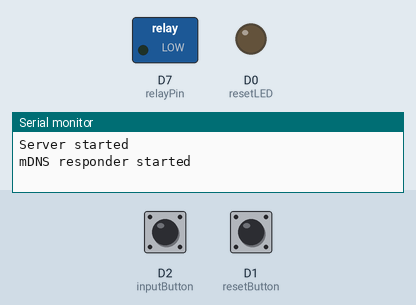
Recording of a sketch running on a simulated ESP8266 (NodeMCU). Shown: switched loads named in the sketch (green lamp = pin HIGH), output pins drawn as LEDs (lit = HIGH), the last lines printed to the serial monitor. The test bench sets the inputs (shaded band); at power-on: D1 (resetButton) HIGH, D2 (inputButton) HIGH.

Above: at 1.2 s.
1.3 s: D1 (resetButton) pulled LOW for 0.15 s
At 2.6 s:
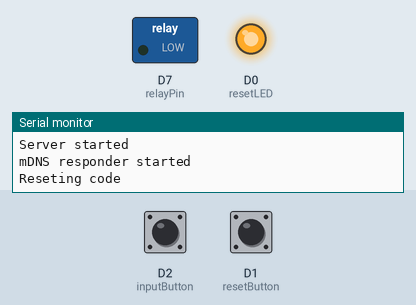
6.0 s: D2 (inputButton) pulled LOW for 1 s
At 11.4 s:
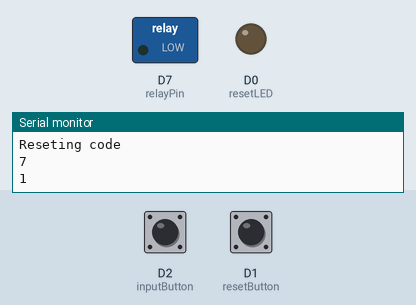
14.7 s: D2 (inputButton) driven LOW and D1 (resetButton) driven LOW
At 15.6 s:
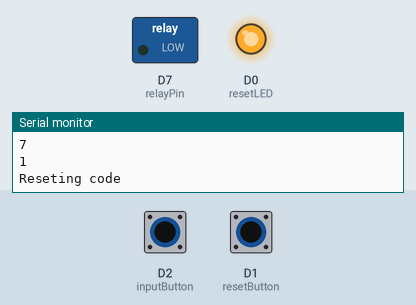
Timing chart, 0 to 18.7 s (numbered marks = the images above; inputs shaded):
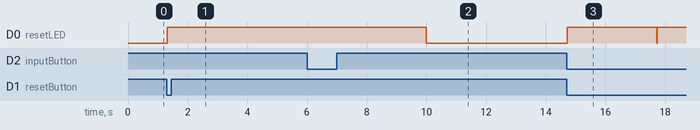

Measured:
- after the input at 1.3 s, D0 (resetLED): LOW → HIGH at once
- after the input at 6.0 s, D0 (resetLED): HIGH → LOW after 4.0 s
- after the input at 14.7 s, D0 (resetLED): LOW → HIGH at once, → LOW 3.0 s later, → HIGH 0.02 s later

The sketch:

WifiServerUdp.ino
```cpp
/* Create a WiFi access point and provide a web server on it. */

#include <ESP8266WiFi.h>
#include <ESP8266WebServer.h>
#include <ESP8266mDNS.h>
#include <WiFiUdp.h>

/*
D0   = 16;
D1   = 5;
D2   = 4;
D3   = 0;
D4   = 2;
D5   = 14;
D6   = 12;
D7   = 13;
D8   = 15;
D9   = 3;
D10  = 1;
 */

// Variables will change:
int buttonState = HIGH;             // the current reading from the input pin: HIGH = pushed, Low = pushed
int lastButtonState = HIGH;   // the previous reading from the input pin
int pushed = 0;
int firstPush = 1;
int i = 0;
int packetSize = 0;

// the following variables are unsigned longs because the time, measured in
// milliseconds, will quickly become a bigger number than can be stored in an int.
unsigned long lastDebounceTime = 0;  // the last time the output pin was toggled
unsigned long debounceDelay = 50;    // the debounce time; increase if the output flickers
unsigned long intervalDuration = 0;    // duration of push
unsigned long intervalStart = 0;
unsigned long durations[65];
unsigned long inputEnd = 3000;

// Code to unlock Door
int codeLength = 0;
char code[64] = {'0','3','0','1','0','1','0','2','0','7','0','2','0'};

// Constants
const int resetButton = D1;
const int inputButton = D2;
const int relayPin = 13;
const int resetLED = D0;

// Wifi Credentials
const char *ssid = "wel";
const char *password = "password";

// UDP Credentials
WiFiUDP udp;
unsigned int localUdpPort = 4210;


WiFiServer server(80);
WiFiClient client;

void setup() {
  Serial.begin(115200);
  Serial.println();

  pinMode(relayPin, OUTPUT);

  pinMode(resetLED, OUTPUT);
  digitalWrite(resetLED, LOW);

  pinMode(resetButton, INPUT_PULLUP );
  pinMode(inputButton, INPUT_PULLUP );


  Serial.print("Configuring access point...");
  /* You can remove the password parameter if you want the AP to be open. */
  WiFi.softAP(ssid, password);

  IPAddress myIP = WiFi.softAPIP();
  Serial.print("AP IP address: ");
  Serial.println(myIP);
  server.begin();

  Serial.println("Server started");

  if (!MDNS.begin("esp8266")) {             // Start the mDNS responder for esp8266.local
    Serial.println("Error setting up MDNS responder!");
  }
  Serial.println("mDNS responder started");

  udp.begin(localUdpPort);

}

void evalCode(const char * message){

  int correct = 1;
  for(int n = 0; n < codeLength; n++){
      if ((abs((code[n] - '0') - (message[n] - '0'))) > 1){
        correct = 0;
        break;
      }

  }
  delay(100);
  if(!udp.beginPacket(udp.remoteIP(), udp.remotePort())) Serial.println("can't Start Package");
  switch(correct){
    case 1:{
      char answer[] = "Code accepted";
      udp.write(answer, sizeof answer);
      if(!udp.endPacket()) Serial.println("Error sending answer");
      //digitalWrite(ledOpen, HIGH);
      //digitalWrite(relayPin, HIGH);
      delay(3000);
      //digitalWrite(ledOpen, LOW);
      //digitalWrite(relayPin, LOW);
      break;
    }
    default:{
      char answer[] = "Code declined";
      udp.write(answer, sizeof answer);
      if(!udp.endPacket()) Serial.println("Error sending answer");
      //digitalWrite(ledClosed, HIGH);
      delay(3000);
      //digitalWrite(ledClosed, LOW);
      break;
    }
  }
}


void setCode(){
  Serial.println("Reseting code");
  digitalWrite(resetLED, HIGH);
  // reset vars to be ready for new input
  lastButtonState = HIGH;
  buttonState = HIGH;
  i = 0;
  firstPush = 1;
  memset(durations, 0, sizeof(durations));
  memset(code, '0', sizeof(code));
  codeLength = 0;

  while(true){
    if(checkButtonState()) break;
    delay(1);
  }
  Serial.println(code);
  Serial.println(codeLength);

  digitalWrite(resetLED, LOW);
}

int checkButtonState() {
// based on https://www.arduino.cc/en/Tutorial/Debounce
// LOW when the button is being pushed, HIGH when released
// read the state of the switch into a local variable:
  int reading = digitalRead(inputButton);

  int codeCompleted = 0;
  // check to see if you just pressed the button
  // (i.e. the input went from LOW to HIGH), and you've waited long enough
  // since the last press to ignore any noise:

  // If the switch changed, due to noise or pressing:
  if (reading != lastButtonState) {
    // reset the debouncing timer
    lastDebounceTime = millis();
  }

  if ( millis() - lastDebounceTime > debounceDelay) {
    // whatever the reading is at, it's been there for longer than the debounce
    // delay, so take it as the actual current state:

    if( millis() - lastDebounceTime > inputEnd && !firstPush){
      createOutput(codeLength);
      return 1;
    }

    // if the button state has changed:
    if (reading != buttonState) {
      codeLength++;
      buttonState = reading;
      if(buttonState == LOW){

        // If first push: clear the display and set the cursor to the upper left
        if(i == 0){
          // lcd.clear();
        }

        // if released-Interval ends
        if(firstPush == 0) {
          codeCompleted = addDuration(millis() - intervalStart); //intervalDuration
        }

        firstPush = 0;
        pushed = 1;

        // pushed-Interval starts
        intervalStart = millis();

        // go 1 to the right with output
        // lcd.setCursor(i, 0);

      }
      if(buttonState == HIGH && pushed){
        intervalDuration = millis() - intervalStart;
        pushed = 0;

        // released-Interval starts
        if(i < codeLength - 1) intervalStart = millis();

        codeCompleted = addDuration(intervalDuration);

      }
    }
  }
  // displayCode(reading);

  // save the reading. Next time through the loop, it'll be the lastButtonState:
  lastButtonState = reading;
  return codeCompleted;
}

int addDuration(unsigned long interDuration){
// returns 1 if code is complete, 0 if not

    durations[i++] = interDuration;
    if(i < codeLength) return 0;

}
void createOutput(int len){
    int p;
    for(int j = 0; j < len - 1; j++){
      p = durations[j]/ 125;
      if(p > 7) p = 7;
      sprintf(&code[j], "%d", p);
    }

    // Counting one time too much before
    codeLength--;

    // reset vars to be ready for new input
    i = 0;
    firstPush = 1;
    memset(durations, 0, sizeof(durations));
}

void getMessage(){
  packetSize = udp.parsePacket();
  if (packetSize){
      Serial.println("");
      char message[codeLength];
      int len = udp.read(message, packetSize);
      Serial.printf("Message received: length: %d content: %s \n", packetSize, message);
      Serial.println(message);
      evalCode(message);
      Serial.println("Transmission ended");
  }
  else delay(20);
}

void loop() {
  if(digitalRead(resetButton) == LOW) setCode();
  getMessage();
}
```
